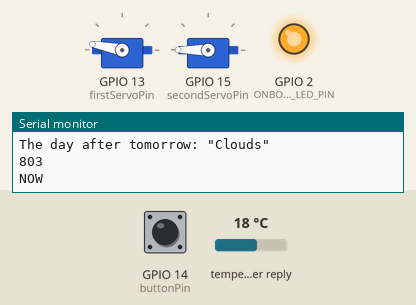
This sketch was run on a simulated ESP32. On the bench: 2 × servo, output pins drawn as LEDs (lit = HIGH), the last lines printed to the serial monitor. The inputs (shaded band) are chosen by the test bench; at power-on: GPIO 14 (buttonPin) HIGH, temperature in the weather reply 18 °C. WiFi joins after 1.5 s; servers stay silent unless stated; web services answer with replies made up by the test bench.

Above: at 2.7 s.
2.8 s: GPIO 14 (buttonPin) pulled LOW for 3.2 s
At 5.9 s:
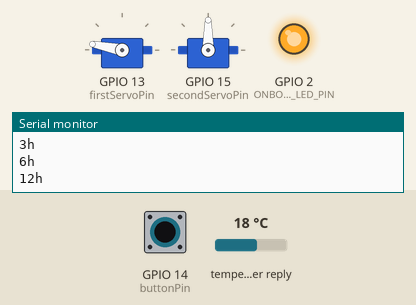
7.5 s: GPIO 14 (buttonPin) pulled LOW for 0.15 s
At 8.8 s:
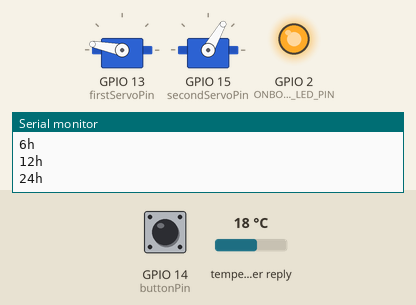
9.1 s: GPIO 14 (buttonPin) pulled LOW for 1 s
At 10.0 s:
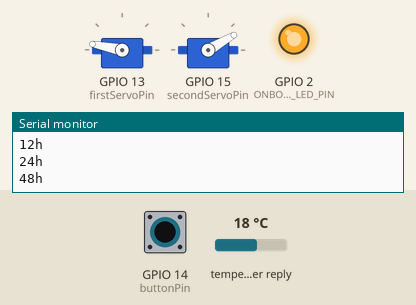
Timing chart, 0 to 12.1 s (numbered marks = the images above; inputs shaded):
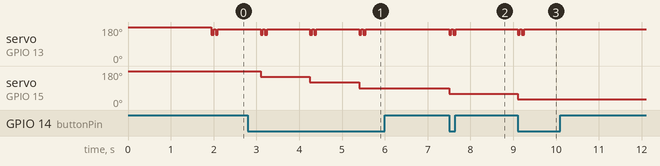

Measured:
- after the input at 2.8 s, servo on GPIO 13 (firstServoPin): 169° → 139° after 0.30 s, then repeats every 1.2 s: 169° 0.05 s, 139° 0.05 s, 169° 1.0 s, 139° 0.05 s, until it stays 169° from 5.5 s; servo on GPIO 15 (secondServoPin): 180° → 150° after 0.30 s, → 120° 1.2 s later, → 90° 1.2 s later
- after the input at 7.5 s, servo on GPIO 13 (firstServoPin): alternates 169° for 0.05 s and 139° for 0.05 s, 4 changes in all, then stays 169°, starting at once; servo on GPIO 15 (secondServoPin): 90° → 60° at once
- after the input at 9.1 s, servo on GPIO 13 (firstServoPin): alternates 169° for 0.05 s and 139° for 0.05 s, 4 changes in all, then stays 169°, starting at once; servo on GPIO 15 (secondServoPin): 60° → 30° at once

The sketch:

desktop_weather_main.ino
```cpp
#include "imports.h"
#include "defines.h"

void setup() {
  #ifdef DEBUG
  Serial.begin(9600);
  #endif
  pinMode(ONBOARD_LED_PIN, OUTPUT);
  WiFi.begin(ssid, password);
  debugln("Connecting");
  while (WiFi.status() != WL_CONNECTED) {
    delay(500);
    debug(".");
    blinkEspBlueLed();
  }
  if (WiFi.status() == WL_CONNECTED) {
    digitalWrite(ONBOARD_LED_PIN, HIGH);
  }
  debugln("")
  debug("Connected to WiFi successfully. The network IP Address is: ")
  debugln(WiFi.localIP())

  pinMode(buttonPin, INPUT_PULLUP);

  // WeatherServo Init
  weatherServo.attach(firstServoPin);
  weatherServo.write(weatherServoPosition);
  pinMode(firstServoPin, OUTPUT);
  // TimeRangeServo Init
  timeRangeServo.attach(secondServoPin);
  timeRangeServo.write(timeRangeServoPosition);
  pinMode(secondServoPin, OUTPUT);

}

void loop() {

  int buttonValue = digitalRead(buttonPin);

  if (buttonValue == 0 || firstSetup) {

    // Check WiFi connection status
    if(WiFi.status() == WL_CONNECTED){

      // Make OpenWeather request only if last time executed over timdeDelay(10seconds) ago. Also execute on first boot.
      if ( ((millis() - lastTime) > timerDelay) || firstSetup) {
        getWeatherForecast();
        lastTime = millis();
      }

      moveWeatherServoAccordingToTimeServoPosition();
      firstSetup = false;

    } else {
      debugln("WiFi Disconnected");
    }

    delay(1000);
  }
}

bool inRange(int val, int minimum, int maximum){
  return ((minimum <= val) && (val <= maximum));
}

void blinkEspBlueLed() {
  // Blink networkPin until connection is established.
  currentConnectionCheckMillis = millis();
  if (currentConnectionCheckMillis - previousConnectionCheckMillis > blueLedBlinkInterval ) {
    previousConnectionCheckMillis = currentConnectionCheckMillis;
    if (blueLedState == LOW) {
      blueLedState = HIGH;
    } else {
      blueLedState = LOW;
    }
    digitalWrite(ONBOARD_LED_PIN, blueLedState);
  }
}
```

defines.h
```cpp
#define DEBUG true

#if DEBUG == true
  #define debug(x) Serial.print(x);
  #define debugln(x) Serial.println(x);
#else
  #define debug(x);
  #define debugln(x);
#endif

#define buttonPin 14
#define firstServoPin 13
#define secondServoPin 15

#define ONBOARD_LED_PIN 2

boolean firstSetup = true;

Servo weatherServo;
Servo timeRangeServo;

int weatherServoPosition = 180;
int timeRangeServoPosition = 180;

boolean blueLedState = true;

long previousConnectionCheckMillis = 0;
unsigned long currentConnectionCheckMillis;
int blueLedBlinkInterval = 100;

const char *ssid = "YOUR_WIFI_SSID";
const char *password = "YOUR_WIFI_PASSWORD";
String openWeatherMapApiKey = "OPEN_WEATHER_MAP_API_KEY";

String city = "Saue";
String countryCode = "EE";
String locationLatitude = "59.31978752102142";
String locationLongitude = "24.55390007650135";

// THE DEFAULT TIMER IS SET TO 60 SECONDS FOR TESTING PURPOSES
// For a final application, check the API call limits per hour/minute to avoid getting blocked/banned
unsigned long lastTime = 0;
// Timer set to 10 minutes (600000)
// unsigned long timerDelay = 600000;
// Set timer to 10 seconds (10000)
unsigned long timerDelay = 10000;

int weatherArray[6];

JSONVar weatherForecast;
```

imports.h
```cpp
#include <WiFi.h>
#include <HTTPClient.h>
#include <Arduino_JSON.h>
#include <ESP32Servo.h>
```

open_weather_api.ino
```cpp
String httpGETRequest(const char *serverName) {
  WiFiClient client;
  HTTPClient http;

  http.begin(client, serverName);

  // Send HTTP POST request
  int httpResponseCode = http.GET();

  String payload;

  if (httpResponseCode > 0) {
    debug("HTTP Response code: ")
    debugln(httpResponseCode);
    payload = http.getString();
  } else {
    debug("Error code: ")
    debugln(httpResponseCode);
  }
  // Free resources
  http.end();

  return payload;
}

void getWeatherForecast() {
  String weatherApiUrl = "http://api.openweathermap.org/data/2.5/onecall?lat=" + locationLatitude +"&lon=" + locationLongitude + "&exclude=minutely&appid=" + openWeatherMapApiKey + "&units=metric";

  String jsonBuffer = httpGETRequest(weatherApiUrl.c_str());
  JSONVar openWeatherResponseObject = JSON.parse(jsonBuffer);

  JSONVar weatherObject;

  // JSON.typeof(jsonVar) can be used to get the type of the var
  if (JSON.typeof(openWeatherResponseObject) == "undefined") {
    Serial.println("Parsing input failed!");
    return;
  }

  debug("Current Weather: ");
  debugln(openWeatherResponseObject["current"]["weather"][0]["main"]);
  debugln(openWeatherResponseObject["current"]["weather"][0]["id"]);
  JSONVar zeroHWeatherString = openWeatherResponseObject["current"]["weather"][0]["main"];
  weatherObject[0]["time"] = "ZERO_H";
  weatherObject[0]["weather"] = zeroHWeatherString;

  debug("3h From Now: ");
  debugln(openWeatherResponseObject["hourly"][2]["weather"][0]["main"]);
  debugln(openWeatherResponseObject["hourly"][2]["weather"][0]["id"]);
  JSONVar threeHWeatherString = openWeatherResponseObject["hourly"][2]["weather"][0]["main"];
  weatherObject[1]["time"] = "THREE_H";
  weatherObject[1]["weather"] = threeHWeatherString;


  debug("6h From Now: ");
  debugln(openWeatherResponseObject["hourly"][5]["weather"][0]["main"]);
  debugln(openWeatherResponseObject["hourly"][5]["weather"][0]["id"]);
  JSONVar sixHWeatherString = openWeatherResponseObject["hourly"][5]["weather"][0]["main"];
  weatherObject[2]["time"] = "SIX_H";
  weatherObject[2]["weather"] = sixHWeatherString;


  debug("12h From Now: ");
  debugln(openWeatherResponseObject["hourly"][11]["weather"][0]["main"]);
  debugln(openWeatherResponseObject["hourly"][11]["weather"][0]["id"]);
  JSONVar twelveHWeatherString = openWeatherResponseObject["hourly"][11]["weather"][0]["main"];
  weatherObject[3]["time"] = "TWELVE_H";
  weatherObject[3]["weather"] = twelveHWeatherString;


  debug("Tomorraw at midday: ");
  debugln(openWeatherResponseObject["daily"][1]["weather"][0]["main"]);
  debugln(openWeatherResponseObject["daily"][1]["weather"][0]["id"]);
  JSONVar twentyFourHWeatherString = openWeatherResponseObject["daily"][1]["weather"][0]["main"];
  weatherObject[4]["time"] = "TWENTY_FOUR_H";
  weatherObject[4]["weather"] = twentyFourHWeatherString;


  debug("The day after tomorrow: ");
  debugln(openWeatherResponseObject["daily"][2]["weather"][0]["main"]);
  debugln(openWeatherResponseObject["daily"][2]["weather"][0]["id"]);
  JSONVar fortyEightHWeatherString = openWeatherResponseObject["daily"][2]["weather"][0]["main"];
  weatherObject[5]["time"] = "FORTY_EIGHT_H";
  weatherObject[5]["weather"] = fortyEightHWeatherString;

  weatherForecast = weatherObject;
}
```

servo.ino
```cpp
void moveWeatherServoAccordingToTimeServoPosition() {

  if (timeRangeServoPosition <= 180 && timeRangeServoPosition != 0 && !firstSetup) {
    timeRangeServoPosition = timeRangeServoPosition - 30;
  }

  if (timeRangeServoPosition == 0) {
    timeRangeServoPosition = 180;
  }
  timeRangeServo.write(timeRangeServoPosition);

  if (timeRangeServoPosition == 180) {

    debugln("NOW");

    String weatherValueAsString = JSON.stringify(weatherForecast[0]["weather"]);
    int weatherId = weatherForecast[0]["id"];
    moveWeatherServo(weatherValueAsString, weatherId);
  } else if (timeRangeServoPosition == 150) {
    debugln("3h");
    String weatherValueAsString = JSON.stringify(weatherForecast[1]["weather"]);
    int weatherId = weatherForecast[1]["id"];
    moveWeatherServo(weatherValueAsString, weatherId);
  } else if (timeRangeServoPosition == 120) {
    debugln("6h");
    String weatherValueAsString = JSON.stringify(weatherForecast[2]["weather"]);
    int weatherId = weatherForecast[2]["id"];
    moveWeatherServo(weatherValueAsString, weatherId);
  } else if (timeRangeServoPosition == 90) {
    debugln("12h");
    String weatherValueAsString = JSON.stringify(weatherForecast[3]["weather"]);
    int weatherId = weatherForecast[3]["id"];
    moveWeatherServo(weatherValueAsString, weatherId);
  } else if (timeRangeServoPosition == 60) {
    debugln("24h");
    String weatherValueAsString = JSON.stringify(weatherForecast[4]["weather"]);
    int weatherId = weatherForecast[4]["id"];
    moveWeatherServo(weatherValueAsString, weatherId);
  } else if (timeRangeServoPosition ==   30) {
    debugln("48h");
    String weatherValueAsString = JSON.stringify(weatherForecast[5]["weather"]);
    int weatherId = weatherForecast[5]["id"];
    moveWeatherServo(weatherValueAsString, weatherId);
  }

}

int previousWeatherServoPosition;
void moveWeatherServo(String weatherString, int weatherId) {

  if (weatherString == "\"Clear\"") {
   weatherServoPosition = 180;
  } else if (weatherString == "\"Clouds\"") {
   weatherServoPosition = 154;
  } else if (weatherString == "\"Rain\"") {
   weatherServoPosition = 108;
  } else if (weatherString == "\"Thunderstorm\"") {
   weatherServoPosition = 72;
  } else if (weatherString == "\"Snow\"") {
   weatherServoPosition = 36;
  } else if (weatherString == "\"Mist\"") {
   weatherServoPosition = 0;
  }

  // if (inRange(weatherId, 800, 803)) {
  //   weatherServoPosition = 180;
  // } else if (inRange(weatherId, 803, 805)) {
  //  weatherServoPosition = 154;
  // } else if (inRange(weatherId, 500, 600)) {
  //  weatherServoPosition = 108;
  // } else if (inRange(weatherId, 200, 300)) {
  //  weatherServoPosition = 72;
  // } else if (inRange(weatherId, 600, 700)) {
  //  weatherServoPosition = 36;
  // } else if (inRange(weatherId, 300, 400)) {
  //  weatherServoPosition = 36;
  // } else {
  //  weatherServoPosition = 0;
  // }

  previousWeatherServoPosition = weatherServoPosition;

  if (previousWeatherServoPosition == weatherServoPosition) {
    wobbleServo();
  } else {
    weatherServo.write(weatherServoPosition);
  }

}

void wobbleServo() {
  weatherServo.write(weatherServoPosition - 15);
  delay(50);
  weatherServo.write(weatherServoPosition + 15);
  delay(50);
  weatherServo.write(weatherServoPosition - 15);
  delay(50);
  weatherServo.write(weatherServoPosition + 15);
}
```
